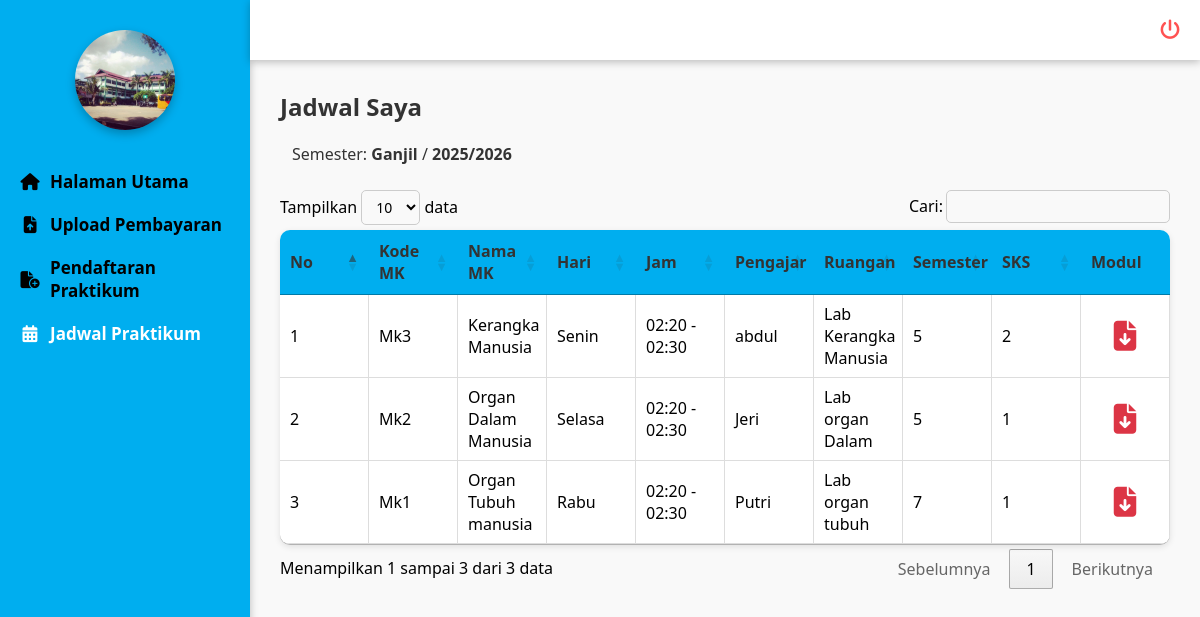
Page /mahasiswa/jadwal/jadwal.php (signed in) on the committed database.
### tables this page shows
CREATE TABLE `semester` (
  `id` int NOT NULL,
  `nama_semester` varchar(50) NOT NULL,
  `tahun_ajaran` varchar(20) NOT NULL,
  `status` enum('Aktif','Tidak Aktif') NOT NULL DEFAULT 'Aktif'
);

CREATE TABLE `jadwal_praktikum` (
  `id` int NOT NULL,
  `id_mk` int NOT NULL,
  `id_dosen` int NOT NULL,
  `id_ruangan` int NOT NULL,
  `id_semester` int NOT NULL,
  `hari` enum('Senin','Selasa','Rabu','Kamis','Jumat','Sabtu','Minggu') NOT NULL,
  `jam_mulai` time NOT NULL,
  `jam_selesai` time NOT NULL,
  `kuota` int NOT NULL,
  `kuota_awal` int DEFAULT NULL,
  `peserta` int NOT NULL DEFAULT '0'
);

CREATE TABLE `matakuliah_praktikum` (
  `id` int NOT NULL,
  `kode_mk` varchar(20) NOT NULL,
  `nama_mk` varchar(100) NOT NULL,
  `sks` int NOT NULL,
  `semester` varchar(10) NOT NULL,
  `id_semester` int DEFAULT NULL,
  `modul` varchar(255) DEFAULT NULL
);

CREATE TABLE `dosen` (
  `id` int NOT NULL,
  `nidn` varchar(20) NOT NULL,
  `nama` varchar(100) NOT NULL,
  `prodi` enum('Farmasi','Analis Kesehatan') NOT NULL,
  `jenis_kelamin` enum('Laki-laki','Perempuan') NOT NULL,
  `alamat` varchar(255) DEFAULT NULL,
  `no_hp` varchar(20) DEFAULT NULL,
  `user_id` int DEFAULT NULL
);

CREATE TABLE `ruangan` (
  `id` int NOT NULL,
  `kode_ruangan` varchar(20) NOT NULL,
  `nama_ruangan` varchar(100) NOT NULL,
  `kapasitas` int NOT NULL,
  `lokasi` varchar(100) NOT NULL
);

### mahasiswa/jadwal/jadwal.php (the view, shortened to what this page needs)
<?php
include '../../koneksi/sidebarmhs.php';
include '../../koneksi/koneksi.php';
function e($v){ return htmlspecialchars((string)($v ?? ''), ENT_QUOTES, 'UTF-8'); }
$id_mahasiswa = (int)($_SESSION['mhs_id'] ?? 0);
?>
<!doctype html>
<html>
<head>
<link rel="stylesheet" href="https://cdn.datatables.net/1.13.6/css/jquery.dataTables.min.css">
<link rel="stylesheet" href="https://cdnjs.cloudflare.com/ajax/libs/font-awesome/6.5.0/css/all.min.css">
</head>
<body>
<div class="konten_utama">
  <h2>Jadwal Saya</h2>
  <?php
  $qSem = mysqli_query($conn, "SELECT id, nama_semester, tahun_ajaran FROM semester WHERE status='Aktif' LIMIT 1");
  $semAktif   = mysqli_fetch_assoc($qSem);
  $id_semester= $semAktif['id'] ?? null;
  ?>
  <?php if(!$id_semester): ?>
    <div class="kotak_info info_peringatan">Belum ada <b>Semester</b> berstatus <b>Aktif</b>. Tidak ada jadwal yang ditampilkan.</div>
  <?php else: ?>
    <div class="kotak_info info_sukses">
     Semester: <b><?= e($semAktif['nama_semester']); ?></b> / <b><?= e($semAktif['tahun_ajaran']); ?></b>
    </div>
  <?php endif; ?>
  <table id="tabel-jadwal" class="tabel_data">
    <thead>
      <tr>
        <th>No</th>
        <th>Kode MK</th>
        <th>Nama MK</th>
        <th>Hari</th>
        <th>Jam</th>
        <th>Pengajar</th>
        <th>Ruangan</th>
        <th>Semester</th>
        <th>SKS</th>
        <th>Modul</th>
      </tr>
    </thead>
    <tbody>
      <?php
      if ($id_semester) {
        $sql = "
          SELECT
            mk.kode_mk, mk.nama_mk, mk.sks, mk.modul,
            mk.semester AS semester_mk,
            jp.hari, jp.jam_mulai, jp.jam_selesai,
            d.nama AS pengajar,
            r.nama_ruangan
          FROM pilihan_jadwal pj
          INNER JOIN jadwal_praktikum jp ON jp.id = pj.id_jadwal
          LEFT JOIN matakuliah_praktikum mk ON mk.id = jp.id_mk
          LEFT JOIN dosen d ON d.id  = jp.id_dosen
          LEFT JOIN ruangan r ON r.id = jp.id_ruangan
          WHERE pj.id_mahasiswa = ".(int)$id_mahasiswa."
            AND pj.id_semester = ".(int)$id_semester."
          ORDER BY
            mk.nama_mk ASC,
            FIELD(jp.hari,'Senin','Selasa','Rabu','Kamis','Jumat','Sabtu','Minggu'),
            jp.jam_mulai ASC
        ";
        $q  = mysqli_query($conn, $sql);
        $no = 1;
        if ($q && mysqli_num_rows($q) > 0) {
          while ($row = mysqli_fetch_assoc($q)) {
            $jam_mulai   = !empty($row['jam_mulai']) ? date('H:i', strtotime($row['jam_mulai'])) : '00:00';
            $jam_selesai = !empty($row['jam_selesai']) ? date('H:i', strtotime($row['jam_selesai'])) : '00:00';
            $jam         = $jam_mulai.' - '.$jam_selesai;
            $modul = trim((string)($row['modul'] ?? ''));
            $modul_html = $modul !== ''
              ? "<a href='../../uploads/".e($modul)."' target='_blank' title='Buka Modul'><i class='fa-solid fa-file-arrow-down' style='font-size:30px;color:#dc3545'></i></a>"
              : "<span style='color:#999;'>-</span>";
            ?>
            <tr>
              <td data-label="No"><?= $no++; ?></td>
              <td data-label="Kode MK"><?= e($row['kode_mk'] ?? ''); ?></td>
              <td data-label="Nama MK"><?= e($row['nama_mk'] ?? ''); ?></td>
              <td data-label="Hari"><?= e($row['hari'] ?? ''); ?></td>
              <td data-label="Jam"><?= e($jam); ?></td>
              <td data-label="Pengajar"><?= e($row['pengajar'] ?? ''); ?></td>
              <td data-label="Ruangan"><?= e($row['nama_ruangan'] ?? ''); ?></td>
              <td data-label="Semester"><?= e($row['semester_mk'] ?? ''); ?></td>
              <td data-label="SKS"><?= e($row['sks'] ?? ''); ?></td>
              <td data-label="Modul" class="sel_modul"><?= $modul_html; ?></td>
            </tr>
            <?php
          }
        }
      }
      ?>
    </tbody>
  </table>
</div>
</body>
</html>

### koneksi/sidebarmhs.php (style rules this page uses)
* { margin:0; padding:0; box-sizing:border-box; font-family:'Segoe UI', Tahoma, Geneva, Verdana, sans-serif; }
body { display:flex; min-height:100vh; background:#f3f3f3; overflow-x:hidden; }

### mahasiswa/jadwal/jadwal.php (style rules this page uses)
.konten_utama { margin-left:250px; margin-top:60px; padding:30px; min-height:calc(100vh - 60px); background:#f9f9f9; font-family:Arial,sans-serif; }
.konten_utama h2 { margin-bottom:10px; color:#333; }
.kotak_info { margin:10px 0 15px 0; padding:10px 12px; border-radius:6px; }
.info_sukses { color:#333 }
.tabel_data { width:100%; border-collapse:collapse; background:white; border-radius:10px; overflow:hidden; box-shadow:0 2px 6px rgba(0,0,0,0.1); table-layout:fixed; }
.tabel_data th { background:#00AEEF; color:#333; text-align:left; padding:12px 15px; }
.tabel_data td { padding:12px 15px; border-bottom:1px solid #ddd; border-right:1px solid #ddd; }
.sel_modul { text-align:center; }

### rows in the picture
semester: nama_semester "Ganjil", tahun_ajaran "2025/2026"
jadwal_praktikum: id_mk.kode_mk "Mk3", id_mk.nama_mk "Kerangka Manusia", hari "Senin", jam "02:20 - 02:30", id_dosen.nama "abdul", id_ruangan.nama_ruangan "Lab Kerangka Manusia", id_mk.semester "5", id_mk.sks "2"
jadwal_praktikum: id_mk.kode_mk "Mk2", id_mk.nama_mk "Organ Dalam Manusia", hari "Selasa", jam "02:20 - 02:30", id_dosen.nama "Jeri", id_ruangan.nama_ruangan "Lab organ Dalam", id_mk.semester "5", id_mk.sks "1"
jadwal_praktikum: id_mk.kode_mk "Mk1", id_mk.nama_mk "Organ Tubuh manusia", hari "Rabu", jam "02:20 - 02:30", id_dosen.nama "Putri", id_ruangan.nama_ruangan "Lab organ tubuh", id_mk.semester "7", id_mk.sks "1"
